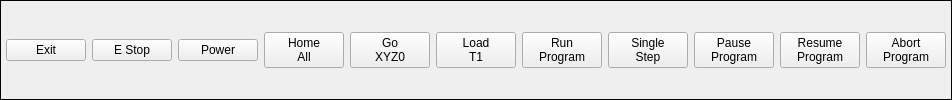
        <widget class="QFrame" name="gridFrame">
         <property name="frameShape">
          <enum>QFrame::Box</enum>
         </property>
         <layout class="QGridLayout" name="gridLayout">
          <property name="leftMargin">
           <number>5</number>
          </property>
          <property name="topMargin">
           <number>5</number>
          </property>
          <property name="rightMargin">
           <number>5</number>
          </property>
          <property name="bottomMargin">
           <number>5</number>
          </property>
          <item row="0" column="11">
           <widget class="ActionButton" name="actionbutton_5">
            <property name="text">
             <string>Abort
Program</string>
            </property>
            <property name="actionName" stdset="0">
             <string>program.abort</string>
            </property>
           </widget>
          </item>
          <item row="0" column="6">
           <widget class="ActionButton" name="actionbutton_4">
            <property name="text">
             <string>Run
Program</string>
            </property>
            <property name="actionName" stdset="0">
             <string>program.run</string>
            </property>
           </widget>
          </item>
          <item row="0" column="2">
           <widget class="ActionButton" name="actionbutton_2">
            <property name="text">
             <string>Power</string>
            </property>
            <property name="checkable">
             <bool>true</bool>
            </property>
            <property name="actionName" stdset="0">
             <string>machine.power.toggle</string>
            </property>
           </widget>
          </item>
          <item row="0" column="1">
           <widget class="ActionButton" name="actionbutton">
            <property name="text">
             <string>E Stop</string>
            </property>
            <property name="checkable">
             <bool>true</bool>
            </property>
            <property name="actionName" stdset="0">
             <string>machine.estop.toggle</string>
            </property>
           </widget>
          </item>
          <item row="0" column="0">
           <widget class="QPushButton" name="exitBtn">
            <property name="text">
             <string>Exit</string>
            </property>
           </widget>
          </item>
          <item row="0" column="3">
           <widget class="ActionButton" name="actionbutton_3">
            <property name="styleSheet">
             <string notr="true"/>
            </property>
            <property name="text">
             <string>Home
All</string>
            </property>
            <property name="rules" stdset="0">
             <string>[{&quot;channels&quot;: [{&quot;url&quot;: &quot;status:all_axes_homed&quot;, &quot;trigger&quot;: true}], &quot;property&quot;: &quot;Text&quot;, &quot;expression&quot;: &quot;'Homed' if ch[0] else 'Home\\nAll'&quot;, &quot;name&quot;: &quot;All Homed&quot;}]</string>
            </property>
            <property name="actionName" stdset="0">
             <string>machine.home.all</string>
            </property>
           </widget>
          </item>
          <item row="0" column="10">
           <widget class="ActionButton" name="actionbutton_6">
            <property name="text">
             <string>Resume
Program</string>
            </property>
            <property name="actionName" stdset="0">
             <string>program.resume</string>
            </property>
           </widget>
          </item>
          <item row="0" column="8">
           <widget class="ActionButton" name="actionbutton_8">
            <property name="text">
             <string>Pause
Program</string>
            </property>
            <property name="actionName" stdset="0">
             <string>program.pause</string>
            </property>
           </widget>
          </item>
          <item row="0" column="4">
           <widget class="MDIButton" name="mdibutton">
            <property name="text">
             <string>Go
XYZ0</string>
            </property>
            <property name="MDICommand" stdset="0">
             <string>G0 X0 Y0 Z0</string>
            </property>
           </widget>
          </item>
          <item row="0" column="5">
           <widget class="MDIButton" name="mdibutton_2">
            <property name="text">
             <string>Load
T1</string>
            </property>
            <property name="MDICommand" stdset="0">
             <string>T1 M6 G43</string>
            </property>
           </widget>
          </item>
          <item row="0" column="7">
           <widget class="ActionButton" name="actionbutton_7">
            <property name="text">
             <string>Single
Step</string>
            </property>
            <property name="actionName" stdset="0">
             <string>program.step</string>
            </property>
           </widget>
          </item>
         </layout>
        </widget>
